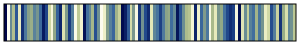

The Python source for this figure:
# 
#         davosS
#                   www.fabiocrameri.ch/colourmaps
from matplotlib.colors import LinearSegmentedColormap      
      
cm_data = [[0, 0.019685, 0.29201],      
           [0.99123, 0.99027, 0.95718],      
           [0.40896, 0.54645, 0.58144],      
           [0.6983, 0.75318, 0.56026],      
           [0.17713, 0.34467, 0.58337],      
           [0.9112, 0.92095, 0.75278],      
           [0.076446, 0.18952, 0.46021],      
           [0.2941, 0.46407, 0.61562],      
           [0.52777, 0.62551, 0.53686],      
           [0.60422, 0.68107, 0.53189],      
           [0.35399, 0.50943, 0.60268],      
           [0.46433, 0.58253, 0.55775],      
           [0.23695, 0.41208, 0.61149],      
           [0.029301, 0.10606, 0.37496],      
           [0.12542, 0.27208, 0.53351],      
           [0.81025, 0.84085, 0.63691],      
           [0.96506, 0.96546, 0.85817],      
           [0.56362, 0.65108, 0.53132],      
           [0.20668, 0.37989, 0.60073],      
           [0.053198, 0.14777, 0.4185],      
           [0.86585, 0.88476, 0.69326],      
           [0.49509, 0.60303, 0.5462],      
           [0.10023, 0.23115, 0.49896],      
           [0.32425, 0.48781, 0.6109],      
           [0.98089, 0.97976, 0.90905],      
           [0.74985, 0.79342, 0.58999],      
           [0.94458, 0.94814, 0.81061],      
           [0.011304, 0.069327, 0.33618],      
           [0.26367, 0.43766, 0.61581],      
           [0.38339, 0.52956, 0.59203],      
           [0.65125, 0.71681, 0.5416],      
           [0.15228, 0.31168, 0.56279],      
           [0.43459, 0.56313, 0.57033],      
           [0.9866, 0.98537, 0.93338],      
           [0.92935, 0.93564, 0.78211],      
           [0.51112, 0.61395, 0.54116],      
           [0.33918, 0.49885, 0.60716],      
           [0.22173, 0.39638, 0.60692],      
           [0.62684, 0.69816, 0.53539],      
           [0.78022, 0.81724, 0.61191],      
           [0.0023129, 0.047559, 0.314],      
           [0.041347, 0.12687, 0.39688],      
           [0.19176, 0.36264, 0.59289],      
           [0.83907, 0.86357, 0.66429],      
           [0.47953, 0.5926, 0.55178],      
           [0.97382, 0.97321, 0.88403],      
           [0.088241, 0.21038, 0.48004],      
           [0.44937, 0.57275, 0.56398],      
           [0.13865, 0.29211, 0.54888],      
           [0.06489, 0.16864, 0.43966],      
           [0.89001, 0.90397, 0.72299],      
           [0.36873, 0.51964, 0.5976],      
           [0.27892, 0.45122, 0.61635],      
           [0.11265, 0.25175, 0.51684],      
           [0.30924, 0.47623, 0.61375],      
           [0.54521, 0.63783, 0.53348],      
           [0.58321, 0.66544, 0.53067],      
           [0.24839, 0.42333, 0.61388],      
           [0.39801, 0.53925, 0.58608],      
           [0.01868, 0.085081, 0.35284],      
           [0.16281, 0.32604, 0.57221],      
           [0.42358, 0.55597, 0.57512],      
           [0.67748, 0.73703, 0.55097],      
           [0.71998, 0.77006, 0.57162],      
           [0.95425, 0.95622, 0.83137],      
           [0.047327, 0.13734, 0.40774],      
           [0.93732, 0.94215, 0.79647],      
           [0.22931, 0.40432, 0.6094],      
           [0.50303, 0.60843, 0.5436],      
           [0.30167, 0.47023, 0.61482],      
           [0.97755, 0.97662, 0.89664],      
           [0.66413, 0.72672, 0.54587],      
           [0.90099, 0.91275, 0.73792],      
           [0.47189, 0.58752, 0.55473],      
           [0.57326, 0.65811, 0.53079],      
           [0.27128, 0.44454, 0.61624],      
           [0.13198, 0.28216, 0.54136],      
           [0.070681, 0.17908, 0.45002],      
           [0.10643, 0.24147, 0.50804],      
           [0.96967, 0.9695, 0.87121],      
           [0.0066067, 0.058541, 0.32508],      
           [0.87829, 0.89464, 0.70808],      
           [0.41627, 0.55121, 0.5783],      
           [0.76503, 0.80531, 0.60053],      
           [0.34659, 0.5042, 0.605],      
           [0.256, 0.43059, 0.61502],      
           [0.63881, 0.70728, 0.53814],      
           [0.2865, 0.45772, 0.61613],      
           [0.45681, 0.57761, 0.56084],      
           [0.92065, 0.92857, 0.76753],      
           [0.82487, 0.85237, 0.65035],      
           [0.14545, 0.30195, 0.55601],      
           [0.33172, 0.49338, 0.60913],      
           [0.79534, 0.82912, 0.62406],      
           [0.082366, 0.19994, 0.47023],      
           [0.59353, 0.67309, 0.53102],      
           [0.85276, 0.87439, 0.67863],      
           [0.37607, 0.52463, 0.59486],      
           [0.44197, 0.56792, 0.56715],      
           [0.73481, 0.78165, 0.58035]]      
      
davosS_map = LinearSegmentedColormap.from_list('davosS', cm_data)      
# For use of "viscm view"      
test_cm = davosS_map      
      
if __name__ == "__main__":      
    import matplotlib.pyplot as plt      
    import numpy as np      
      
    try:      
        from viscm import viscm      
        viscm(davosS_map)      
    except ImportError:      
        print("viscm not found, falling back on simple display")      
        plt.imshow(np.linspace(0, 100, 256)[None, :], aspect='auto',      
                   cmap=davosS_map)      
    plt.show()      
